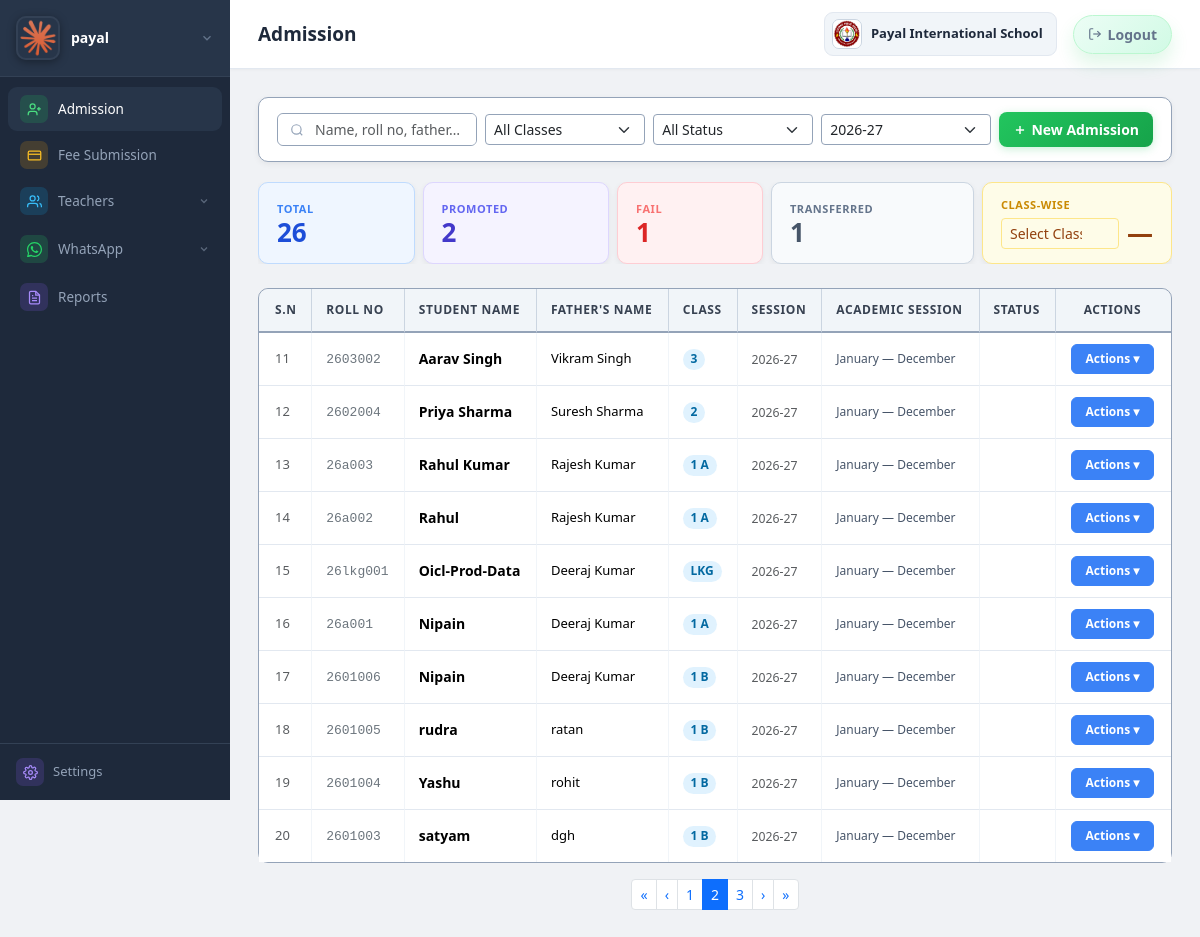
The page /school/admission/?page=2 (signed in) on the database as committed earlier.
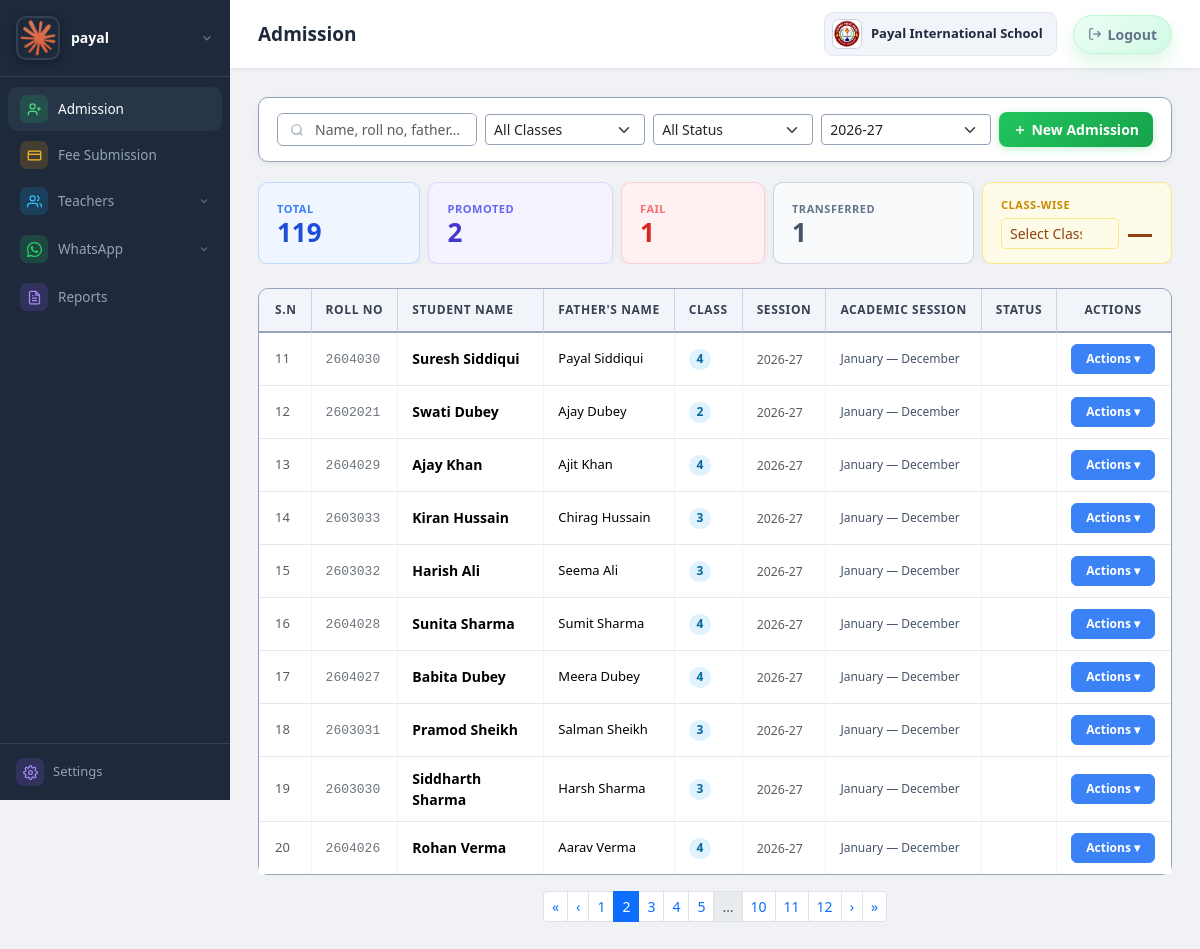
The same page on the database as committed later.
### core/models.py (models this page shows, shortened)
class Student(models.Model):
    STATUS_ACTIVE = 'active'
    STATUS_INACTIVE = 'inactive'
    STATUS_PROMOTED = 'promoted'
    STATUS_FAIL = 'fail'
    STATUS_CHOICES = [
        (STATUS_INACTIVE, 'Transferred'),
        (STATUS_PROMOTED, 'Promoted'),
        (STATUS_FAIL, 'Fail'),
    ]
    school = models.ForeignKey(School, on_delete=models.CASCADE)
    school_class = models.ForeignKey(SchoolClass, on_delete=models.PROTECT, related_name='students')
    roll_number = models.CharField(max_length=20, editable=False)
    name = models.CharField(max_length=150)
    date_of_birth = models.DateField()
    academic_session = models.CharField(
        max_length=20,
        default=default_current_academic_session,
        validators=[validate_academic_session],
    )
    status = models.CharField(max_length=20, choices=STATUS_CHOICES, default=STATUS_ACTIVE)
    father_name = models.CharField(max_length=120)
    mother_name = models.CharField(max_length=120, default='')
    father_phone = models.CharField(
        max_length=20,
        validators=[RegexValidator(r'^\d{10}$', message='Father phone must be exactly 10 digits.')],
    )
    address = models.TextField()
    blood_group = models.CharField(max_length=10, blank=True, default='')
    previous_school = models.CharField(max_length=200, blank=True, default='')
    aadhaar_number = models.CharField(max_length=12, blank=True, default='')
    pen_number = models.CharField(max_length=20, blank=True, default='')
    religion = models.CharField(max_length=100, default='')
    caste = models.CharField(max_length=100, default='')
    admission_date = models.DateField(default=timezone.localdate)
    transport_opted = models.BooleanField(default=False)
    transport_amount = models.DecimalField(max_digits=10, decimal_places=2, blank=True, null=True)
    discount_months = models.PositiveSmallIntegerField(blank=True, null=True)
    updated_at = models.DateTimeField(auto_now=True)
    created_at = models.DateTimeField(auto_now_add=True)
    class Meta:
        ordering = ['-created_at']

class SchoolClass(models.Model):
    school = models.ForeignKey(School, on_delete=models.CASCADE)
    name = models.CharField(max_length=100)
    class Meta:
        ordering = ['name']
    def __str__(self):
        return self.name

### core/views.py (the view)
# urls.py: path('school/admission/', views.student_list, name='student_list'),
@school_only
def student_list(request):
    school = request.user.school
    qs = Student.objects.filter(school=school).select_related('school_class')
    q = request.GET.get('q', '').strip()
    class_id = request.GET.get('class')
    status = request.GET.get('status')
    profile = SchoolProfile.get_for_school(school)
    if 'session' in request.GET:
        session = request.GET.get('session', '').strip()
    else:
        session = profile.current_academic_session
    if q:
        qs = qs.filter(Q(name__icontains=q) | Q(roll_number__icontains=q) | Q(father_name__icontains=q))
    if class_id:
        qs = qs.filter(school_class_id=class_id)
    if status:
        qs = qs.filter(status=status)
    if session:
        qs = qs.filter(academic_session=session)
    filtered_total = qs.count()
    filtered_active = qs.filter(status='active').count()
    filtered_promoted = qs.filter(status='promoted').count()
    filtered_inactive = qs.filter(status='inactive').count()
    filtered_fail = qs.filter(status='fail').count()
    filtered_class_wise = (
        qs.values('school_class__name')
        .annotate(count=Count('id'))
        .order_by('school_class__name')
    )
    all_students = Student.objects.filter(school=school).select_related('school_class')
    total_students = all_students.count()
    class_wise = (
        all_students.values('school_class__name')
        .annotate(count=Count('id'))
        .order_by('school_class__name')
    )
    session_wise = (
        all_students.values('academic_session')
        .annotate(count=Count('id'))
        .order_by('-academic_session')
    )
    paginator = Paginator(qs, 10)
    page_obj = paginator.get_page(request.GET.get('page'))
    return render(request, 'school/admission/student_list.html', {
        'students': page_obj,
        'page_obj': page_obj,
        'is_paginated': paginator.num_pages > 1,
        'classes': SchoolClass.objects.filter(school=school),
        'session_choices': get_academic_session_choices(past_years=2, future_years=10),
        'status_choices': Student.STATUS_CHOICES,
        'current_session': profile.current_academic_session,
        'selected_session': session,
        'session_start_month': profile.session_start_month.capitalize(),
        'session_end_month': profile.session_end_month.capitalize(),
        'total_students': total_students,
        'class_wise': class_wise,
        'session_wise': session_wise,
        'filtered_total': filtered_total,
        'filtered_active': filtered_active,
        'filtered_promoted': filtered_promoted,
        'filtered_inactive': filtered_inactive,
        'filtered_fail': filtered_fail,
        'filtered_class_wise': filtered_class_wise,
        'selected_class': class_id or '',
        'selected_status': status or '',
        'selected_q': q,
        'has_filters': bool(q or class_id or status or (session and session != profile.current_academic_session)),
    })

### core/context_processors.py (called while the page is built)
def software_branding(request):
    try:
        app_settings = SuperUserSettings.get_solo()
    except (OperationalError, ProgrammingError):
        app_settings = None
    return {
        'app_settings': app_settings,
        'current_tenant': getattr(request, 'tenant', None),
    }

### core/models.py (called while the page is built)
    def is_super(self):
        return self.role == self.SUPERUSER

    @classmethod
    def get_solo(cls):
        obj = cls.objects.order_by('pk').first()
        if obj:
            return obj
        return cls.objects.create()

    @classmethod
    def get_for_school(cls, school):
        obj, _ = cls.objects.get_or_create(
            school=school,
            defaults={'current_academic_session': default_current_academic_session()},
        )
        return obj

### core/session_utils.py (called while the page is built)
def get_session_start_year(reference_date=None, session_start_month='april'):
    date_obj = reference_date or timezone.localdate()
    start_cal = MONTH_TO_CAL.get(session_start_month, 4)
    return date_obj.year if date_obj.month >= start_cal else date_obj.year - 1

def format_academic_session(start_year):
    return f"{start_year}-{(start_year + 1) % 100:02d}"

def default_current_academic_session():
    return get_current_academic_session()

### templates/school/admission/student_list.html (shortened to what the changed rows need)
{% extends 'base.html' %}
{% block page_title %}Admission{% endblock %}
{% block content %}
{% with is_filtered=has_filters %}
<div class="d-flex gap-2 mb-4" style="flex-wrap:nowrap;overflow-x:auto;align-items:stretch;">
  <div class="kpi-card flex-fill" style="background:#eff6ff;border-color:#bfdbfe;min-width:80px;">
    <div>
      <div class="kpi-label" style="color:#3b82f6;">Total</div>
      <div class="kpi-value" style="color:#1d4ed8;">{{ filtered_total }}</div>
    </div>
  </div>
</div>
{% endwith %}
<div class="table-responsive" style="overflow:visible;">
  <table class="table mb-0 student-table">
      <thead>
        <tr>
          <th class="ps-3">S.N</th>
          <th>Roll No</th>
          <th>Student Name</th>
          <th>Father's Name</th>
          <th>Class</th>
          <th>Session</th>
          <th>Academic Session</th>
          <th>Status</th>
          <th class="text-center pe-3">Actions</th>
        </tr>
      </thead>
      <tbody>
        {% for s in students %}
        <tr>
          <td class="ps-3 text-muted" style="font-size:13px;">{{ page_obj.start_index|add:forloop.counter0 }}</td>
          <td><code class="text-secondary" style="font-size:13px;">{{ s.roll_number }}</code></td>
          <td>
            <strong class="d-block">{{ s.name }}</strong>
          </td>
          <td style="font-size:13px;">{{ s.father_name }}</td>
          <td>
            <span class="badge rounded-pill" style="background:#e0f2fe;color:#0369a1;font-size:12px;font-weight:600;">{{ s.school_class }}</span>
          </td>
          <td><small class="text-muted">{{ s.academic_session }}</small></td>
          <td style="font-size:12px;color:#475569;font-weight:500;">{{ session_start_month }} — {{ session_end_month }}</td>
          <td>
          </td>
          <td class="text-center pe-3">
            <div class="act-menu-wrap" style="position:relative;display:inline-block;">
              <button class="act-toggle" type="button"
                      style="font-size:12px;font-weight:600;padding:5px 14px;border:1.5px solid #3b82f6;border-radius:6px;background:#3b82f6;color:#fff;cursor:pointer;white-space:nowrap;"
                      onclick="toggleActMenu(this)">
                Actions ▾
              </button>
            </div>
          </td>
        </tr>
        {% endfor %}
      </tbody>
  </table>
</div>
{% load fee_tags %}
{% if is_paginated %}
<div class="d-flex justify-content-center mt-3">
  <nav aria-label="Page navigation">
    <ul class="pagination pagination-sm mb-0 flex-wrap justify-content-center">
      {% smart_page_range page_obj as page_range %}
      {% for p in page_range %}
        {% if p == '...' %}
          <li class="page-item disabled"><span class="page-link px-2">…</span></li>
        {% else %}
          <li class="page-item {% if p == page_obj.number %}active{% endif %}">
            <a class="page-link" href="?page={{ p }}{% for k,v in request.GET.items %}{% if k != 'page' %}&{{ k }}={{ v }}{% endif %}{% endfor %}">{{ p }}</a>
          </li>
        {% endif %}
      {% endfor %}
    </ul>
  </nav>
</div>
{% endif %}
{% endblock %}

Rows that differ between the two databases and show on the page:
no longer on this page (row unchanged): Student: start_index|add "11", roll_number "2603002", name "Aarav Singh", father_name "Vikram Singh", school_class "3", academic_session "2026-27", session_start_month "January", session_end_month "December"
no longer on this page (row unchanged): Student: start_index|add "12", roll_number "2602004", name "Priya Sharma", father_name "Suresh Sharma", school_class "2", academic_session "2026-27", session_start_month "January", session_end_month "December"
no longer on this page (row unchanged): Student: start_index|add "13", roll_number "26a003", name "Rahul Kumar", father_name "Rajesh Kumar", school_class "1 A", academic_session "2026-27", session_start_month "January", session_end_month "December"
no longer on this page (row unchanged): Student: start_index|add "14", roll_number "26a002", name "Rahul", father_name "Rajesh Kumar", school_class "1 A", academic_session "2026-27", session_start_month "January", session_end_month "December"
no longer on this page (row unchanged): Student: start_index|add "15", roll_number "26lkg001", name "Oicl-Prod-Data", father_name "Deeraj Kumar", school_class "LKG", academic_session "2026-27", session_start_month "January", session_end_month "December"
no longer on this page (row unchanged): Student: start_index|add "16", roll_number "26a001", name "Nipain", father_name "Deeraj Kumar", school_class "1 A", academic_session "2026-27", session_start_month "January", session_end_month "December"
no longer on this page (row unchanged): Student: start_index|add "17", roll_number "2601006", name "Nipain", father_name "Deeraj Kumar", school_class "1 B", academic_session "2026-27", session_start_month "January", session_end_month "December"
no longer on this page (row unchanged): Student: start_index|add "18", roll_number "2601005", name "rudra", father_name "ratan", school_class "1 B", academic_session "2026-27", session_start_month "January", session_end_month "December"
no longer on this page (row unchanged): Student: start_index|add "19", roll_number "2601004", name "Yashu", father_name "rohit", school_class "1 B", academic_session "2026-27", session_start_month "January", session_end_month "December"
no longer on this page (row unchanged): Student: start_index|add "20", roll_number "2601003", name "satyam", father_name "dgh", school_class "1 B", academic_session "2026-27", session_start_month "January", session_end_month "December"
added Student: start_index|add "11", roll_number "2604030", name "Suresh Siddiqui", father_name "Payal Siddiqui", school_class "4", academic_session "2026-27", session_start_month "January", session_end_month "December"
added Student: start_index|add "12", roll_number "2602021", name "Swati Dubey", father_name "Ajay Dubey", school_class "2", academic_session "2026-27", session_start_month "January", session_end_month "December"
added Student: start_index|add "13", roll_number "2604029", name "Ajay Khan", father_name "Ajit Khan", school_class "4", academic_session "2026-27", session_start_month "January", session_end_month "December"
added Student: start_index|add "14", roll_number "2603033", name "Kiran Hussain", father_name "Chirag Hussain", school_class "3", academic_session "2026-27", session_start_month "January", session_end_month "December"
added Student: start_index|add "15", roll_number "2603032", name "Harish Ali", father_name "Seema Ali", school_class "3", academic_session "2026-27", session_start_month "January", session_end_month "December"
added Student: start_index|add "16", roll_number "2604028", name "Sunita Sharma", father_name "Sumit Sharma", school_class "4", academic_session "2026-27", session_start_month "January", session_end_month "December"
added Student: start_index|add "17", roll_number "2604027", name "Babita Dubey", father_name "Meera Dubey", school_class "4", academic_session "2026-27", session_start_month "January", session_end_month "December"
added Student: start_index|add "18", roll_number "2603031", name "Pramod Sheikh", father_name "Salman Sheikh", school_class "3", academic_session "2026-27", session_start_month "January", session_end_month "December"
added Student: start_index|add "19", roll_number "2603030", name "Siddharth Sharma", father_name "Harsh Sharma", school_class "3", academic_session "2026-27", session_start_month "January", session_end_month "December"
added Student: start_index|add "20", roll_number "2604026", name "Rohan Verma", father_name "Aarav Verma", school_class "4", academic_session "2026-27", session_start_month "January", session_end_month "December"
Other text that changed with them:
{{ filtered_total }}: "26" → "119"
new list line: "4"
new list line: "5"
new list line: "10"
new list line: "11"
new list line: "12"
